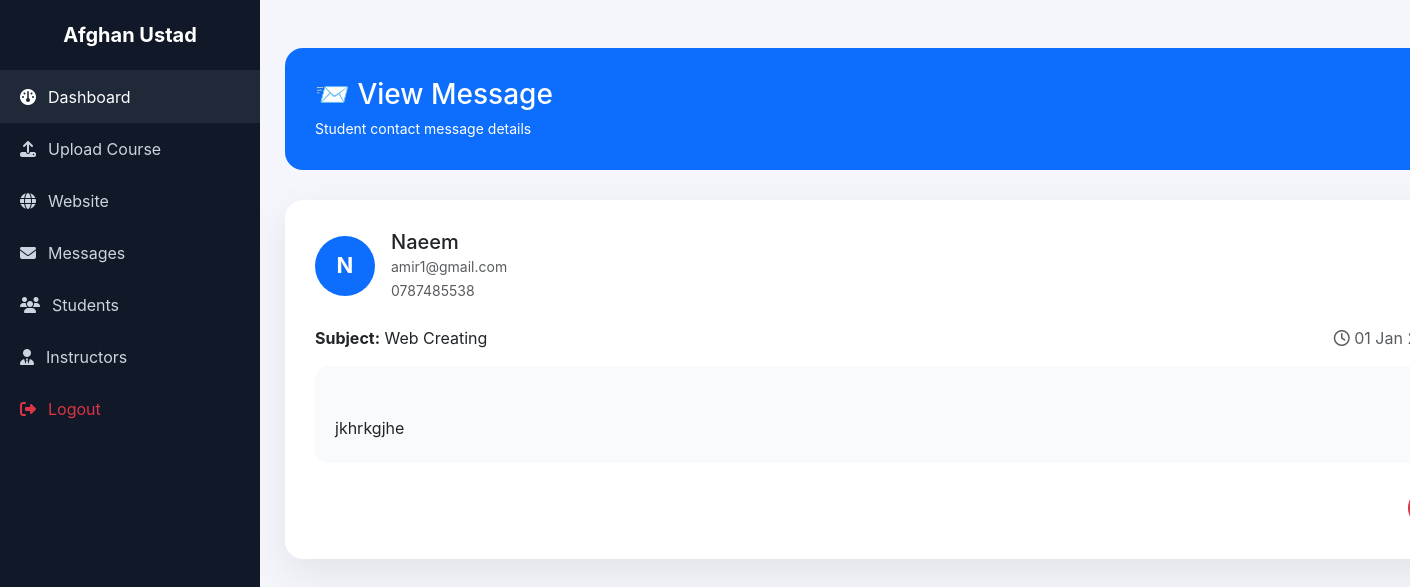
/view-message.php?id=6, run on the app's committed database.
### tables this page shows
CREATE TABLE `messages` (
  `id` int(11) NOT NULL,
  `name` varchar(100) DEFAULT NULL,
  `email` varchar(100) DEFAULT NULL,
  `phone` varchar(30) DEFAULT NULL,
  `subject` varchar(150) DEFAULT NULL,
  `message` text DEFAULT NULL,
  `created_at` timestamp NOT NULL DEFAULT current_timestamp(),
  `status` enum('unread','read') DEFAULT 'unread'
);

### view-message.php (the view, shortened to what this page needs)
<?php
include "connection.php";
$id = (int) $_GET['id'];
$stmt = $conn->prepare("SELECT * FROM messages WHERE id = ?");
$stmt->bind_param("i", $id);
$stmt->execute();
$result = $stmt->get_result();
$message = $result->fetch_assoc();
?>
<!DOCTYPE html>
<html lang="en">
<head>
  <link href="https://cdn.jsdelivr.net/npm/bootstrap@5.3.2/dist/css/bootstrap.min.css" rel="stylesheet">
  <link rel="stylesheet" href="https://cdnjs.cloudflare.com/ajax/libs/font-awesome/6.5.0/css/all.min.css">
</head>
<body>
  <div class="sidebar" id="sidebar">
    <div class="logo">
      Afghan Ustad
    </div>
    <a href="dashboard.php" class="active"><i class="fa-solid fa-gauge"></i> Dashboard</a>
    <a href="upload_course.php"><i class="fa-solid fa-upload"></i> Upload Course</a>
    <a href="index.php"><i class="fa-solid fa-globe"></i> Website</a>
    <a href="admin-messages.php"><i class="fa-solid fa-envelope"></i> Messages</a>
    <a href="#"><i class="fa-solid fa-users"></i> Students</a>
    <a href="#"><i class="fa-solid fa-user-tie"></i> Instructors</a>
    <a href="logout.php" class="text-danger"><i class="fa-solid fa-right-from-bracket"></i> Logout</a>
  </div>
  <div class="main container py-5">
    <div class="view-header d-flex justify-content-between align-items-center flex-wrap gap-3">
      <div>
        <h3 class="mb-1">📨 View Message</h3>
        <small>Student contact message details</small>
      </div>
    </div>
    <div class="message-view">
      <div class="d-flex align-items-center mb-4">
        <div class="avatar me-3">
          <?= strtoupper(substr($message['name'] ?? '', 0, 1)) ?>
        </div>
        <div>
          <h5 class="mb-0"><?= htmlspecialchars($message['name'] ?? 'Unknown') ?></h5>
          <small class="text-muted">
            <?= htmlspecialchars($message['email'] ?? '') ?><br>
            <?= htmlspecialchars($message['phone'] ?? '') ?>
          </small>
        </div>
      </div>
      <div class="row mb-3">
        <div class="col-md-6">
          <strong>Subject:</strong>
          <?= htmlspecialchars($message['subject'] ?? 'No Subject') ?>
        </div>
        <div class="col-md-6 text-md-end text-muted">
          <i class="fa-regular fa-clock"></i>
          <?= date("d M Y, h:i A", strtotime($message['created_at'] ?? date('Y-m-d H:i:s'))) ?>
        </div>
      </div>
      <div class="message-text mb-4">
        <?= nl2br(htmlspecialchars($message['message'] ?? '')) ?>
      </div>
      <div class="d-flex justify-content-end gap-2">
      </div>
    </div>
  </div>
</body>
</html>

### view-message.php (style rules this page uses)
body { background: #f4f6fb; font-family: 'Inter', sans-serif; }
.sidebar { width: 260px; min-height: 100vh; background: #111827; position: fixed; top: 0; left: 0; color: #fff; transition: 0.3s; z-index: 1000; overflow-y: auto; }
.sidebar .logo { font-size: 20px; font-weight: 700; padding: 20px; text-align: center; border-bottom: 1px solid #1f2937; position: relative; }
.sidebar a { display: flex; align-items: center; gap: 12px; padding: 14px 20px; color: #cbd5e1; text-decoration: none; transition: 0.3s; }
.sidebar a:hover, .sidebar a.active { background: #1f2937; color: #fff; }
.main { margin-left: 260px; padding: 25px; transition: 0.3s; }
.view-header { background: linear-gradient(135deg, #0d6efd, #0d6efd); color: #fff; padding: 30px; border-radius: 18px; margin-bottom: 30px; }
.message-view { background: #fff; border-radius: 18px; padding: 30px; box-shadow: 0 15px 40px rgba(0, 0, 0, 0.08); }
.avatar { width: 60px; height: 60px; border-radius: 50%; background: #0d6efd; color: #fff; display: flex; align-items: center; justify-content: center; font-size: 22px; font-weight: 700; }
.message-text { background: #f9fafc; border-radius: 14px; padding: 20px; line-height: 1.8; white-space: pre-line; }

### data on the page
messages: name "N", name "Naeem", email "amir1@gmail.com", phone "0787485538", subject "Web Creating", message "jkhrkgjhe"
